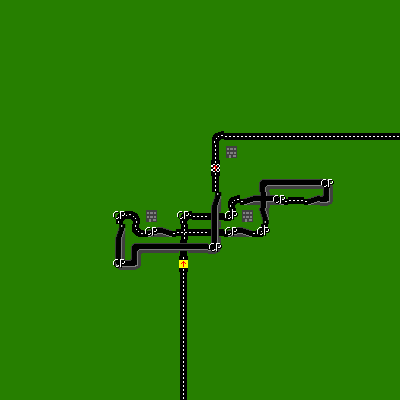

This is a level from a 2D game, rendered from its Tiled map with the project's own tilesets. A one-line summary and the map file follow, with tile-layer data summarised:
An orthogonal 25x25 tile map with 16x16 px tiles, 2 tile layers (Road, Meta), 1 hidden layer not drawn.

<map version="1.0" orientation="orthogonal" width="25" height="25" tilewidth="16" tileheight="16">
 <properties>
  <property name="time" value="115" />
 </properties>
 <tileset firstgid="1" name="icons" tilewidth="16" tileheight="16">
  <image source="../images/icons.png" trans="ff00ff" width="512" height="512" />
 </tileset>
 <layer name="Road" width="25" height="25">
  <data>[625 cells, 625 non-empty, 24 distinct tile ids]</data>
 </layer>
 <layer name="Meta" width="25" height="25">
  <data>[625 cells, 625 non-empty, 2 distinct tile ids]</data>
 </layer>
 <layer name="Walls" width="25" height="25" visible="0">
  <data>[625 cells, 625 non-empty, 2 distinct tile ids]</data>
 </layer>
</map>
